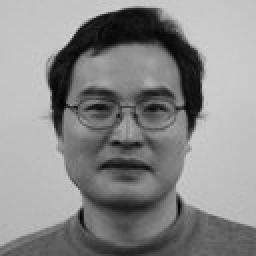
#> input picture ctrl_work/img/cao1.jpg, 128 x 128 px (shown 2 times larger)
$ python mix.py   (older library calls are emulated)
#> lines starting #> are read from the running program, lines starting #| are printed output that depends on the picture
#from scipy.misc import imread
from PIL import Image
import numpy as np

sources = ['cao1.jpg', 'ksiwek1.jpg', 'zhang1.jpg']
images = []
for source in sources:
    image = np.asarray(Image.open('img/' + source))
#> image is the input picture: shape (128, 128); min 0, max 211, mean 137.9
    images.append(image)


mix = images[0] * 0.1 + images[1] * 0.2 + images[2] * 0.7
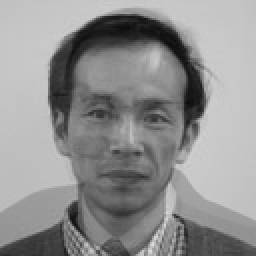
#> mix: shape (128, 128) float64 (shown 2 times larger); min 10.2, max 221.1, mean 144.6
im = Image.fromarray(np.uint8(mix))
im.save('img/mix/mix1.jpg')

mix = images[0] * 0.3 + images[1] * 0.4 + images[2] * 0.3
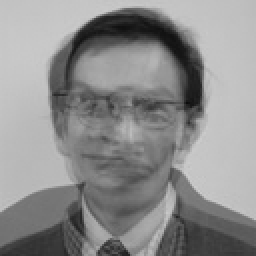
#> mix: shape (128, 128) float64 (shown 2 times larger); min 12.4, max 204.3, mean 141.4
im = Image.fromarray(np.uint8(mix))
im.save('img/mix/mix2.jpg')

mix = images[0] * 0.6 + images[1] * 0.2 + images[2] * 0.2
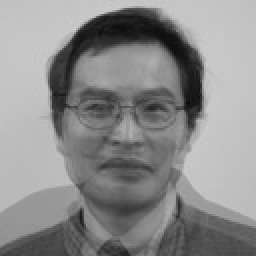
#> mix: shape (128, 128) float64 (shown 2 times larger); min 10.2, max 204.4, mean 140.1
im = Image.fromarray(np.uint8(mix))
im.save('img/mix/mix3.jpg')
